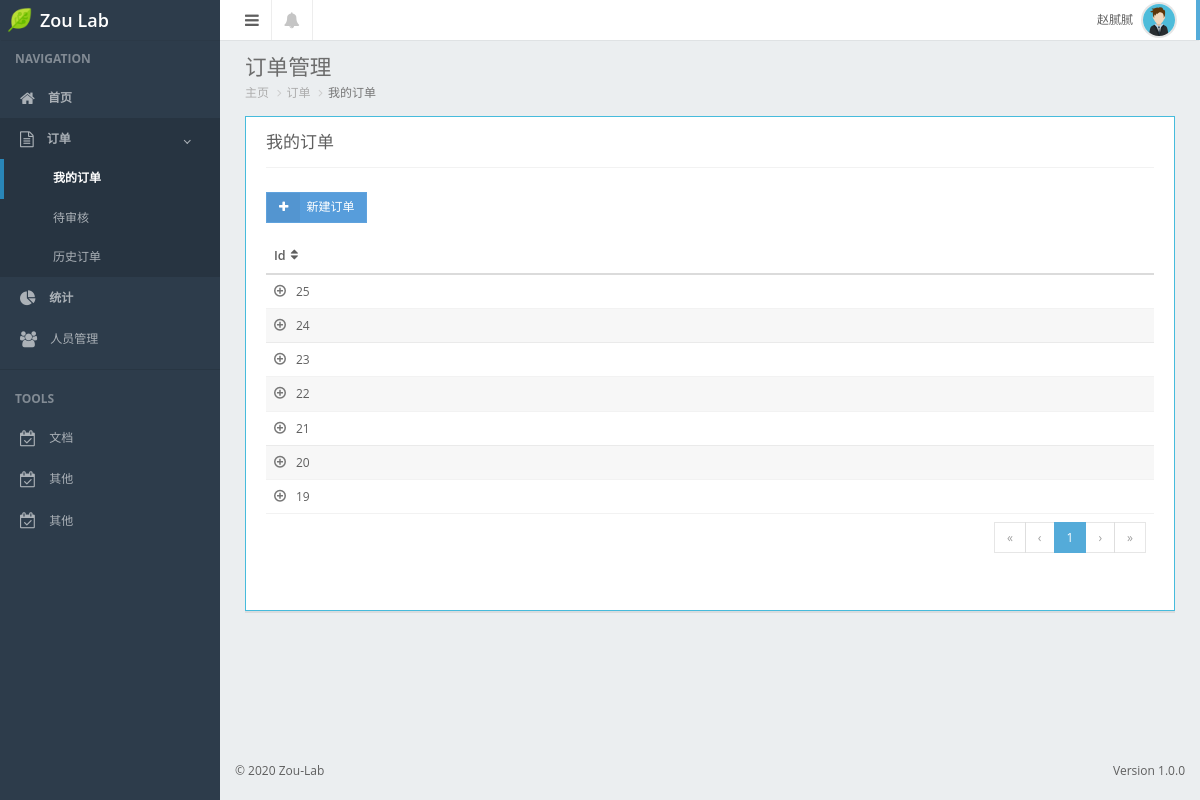
Page /order/myorder/ (signed in) on the earlier database version.
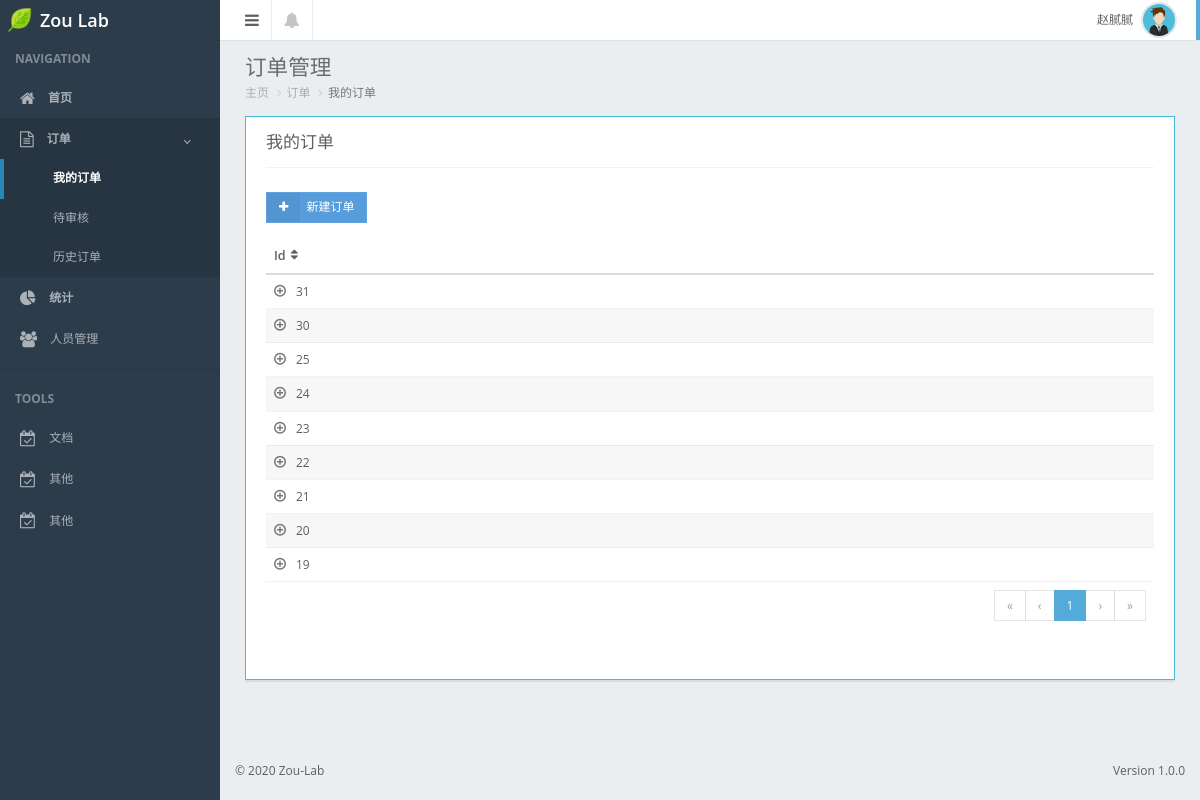
Same page on the later database version.
### web/models.py (models this page shows, shortened)
class Order(models.Model):
    objects = models.Manager()
    order_type_choices = (
        (0, "试剂购买"),
        (1, "引物合成"),
        (2, "测序"),
        (3, "其他"),
    )
    order_type = models.SmallIntegerField(choices=order_type_choices, default=0)
    company = models.CharField(max_length=64, blank=True, null=True)
    unit_price = models.DecimalField(max_digits=8, decimal_places=2)
    count = models.IntegerField()
    total_price = models.DecimalField(max_digits=8, decimal_places=2)
    create_date = models.DateTimeField(auto_now_add=True, verbose_name="创建日期")
    checked_date = models.DateTimeField(verbose_name="批准日期", blank=True, null=True)
    status_choices = (
        (0, "未提交"),
        (1, "待审核"),
        (2, "审核未通过"),
        (3, "已批准"),
    )
    status = models.SmallIntegerField(choices=status_choices, verbose_name="订单状态")
    user = models.ForeignKey("UserProfile", on_delete=models.SET_NULL, null=True)
    memo = models.TextField(verbose_name="备注", blank=True, null=True)
    detail = models.ForeignKey("GoodsDetail", on_delete=models.SET_NULL, null=True)
    bill_received = models.BooleanField(default=False)
    review = models.CharField(max_length=128, blank=True, null=True)
    class Meta:
        verbose_name = "订单"
        verbose_name_plural = "订单"

### web/views.py (the view)
# urls.py: path("order/myorder/", views.myorder),
@login_required
def myorder(request):
    cur_user_id = request.user.id
    cur_orders = models.Order.objects.filter(user_id=cur_user_id).order_by("create_date").reverse()
    order_type = "personal"
    return render(request, "web/orders.html", {"my_orders": cur_orders, "order_type": order_type})

### web/models.py (called while the page is built)
    def __str__(self):
        return "%s %s" % (self.name, self.brand)

### web/templatetags/tags.py (called while the page is built)
@register.simple_tag
def get_order_status(order_obj):
    html = '''
        <td><a href="{order_id}"><span class="label label-table {button}">{text}</span></a></td>
    '''
    status_dict = {
        0: ["未提交", "label-default"],
        1: ["待审核", "label-warning"],
        2: ["审核未通过", "label-danger"],
        3: ["已批准", "label-success"],
    }
    status = order_obj.status
    res = html.format(button=status_dict[status][1], text=status_dict[status][0], order_id=order_obj.id)
    return mark_safe(res)

@register.simple_tag
def get_create_date(order_obj):
    html = "<td><a href='{order_id}'>{time}</a></td>"
    create_date = order_obj.create_date
    time_toshow = create_date.strftime("%Y-%m-%d  %I:%M %p")
    res = html.format(time=time_toshow, order_id=order_obj.id)
    return mark_safe(res)

### templates/web/orders.html (shortened to what this page needs)
{% extends "web/index.html" %}
{% load tags %}
{% block content %}
<div class="" id="content-container">
    <div id="page-title">
        <h1 class="page-header text-overflow">订单管理</h1>
    </div>
    <ol class="breadcrumb">
        <li><a href="/">主页</a></li>
        <li><a href="#">订单</a></li>
        {% if order_type == "personal" %}
            <li class="active">我的订单</li>
        {% elif order_type == "unchecked" %}
            <li class="active">订单审核</li>
        {% elif order_type == "history" %}
            <li class="active">历史订单</li>
        {% endif %}
    </ol>
    <div id="page-content">
        <div class="panel panel-bordered-info">
            <div class="panel-heading">
            {% if order_type == "personal" %}
                <h3 class="panel-title">我的订单</h3>
            {% elif order_type == "unchecked" %}
                <h3 class="panel-title">订单审核</h3>
            {% elif order_type == "history" %}
                <h3 class="panel-title">历史订单</h3>
            {% endif %}
            </div>
            {% if order_type == "personal" %}
                {% include "web/my_orders_list.html" %}
            {% else %}
                {% include "web/unchecked_list.html" %}
            {% endif %}
        </div>
    </div>
</div>
{% endblock %}
{% block css %}
<link href="/static/plugins/fooTable/css/footable.core.css" rel="stylesheet">
{% endblock %}

### templates/web/my_orders_list.html (shortened to what this page needs)
{% load tags %}
<div class="panel-body">
    <div class="row">
        <div class="col-sm-6 text-xs-center">
            <div class="form-group">
                <a id="demo-btn-addrow" class="btn btn-primary btn-labeled fa fa-plus" href="create/">新建订单</a>
            </div>
        </div>
        <div class="col-sm-6 text-xs-center text-right">
        </div>
    </div>
    <table id="foo-filtering" class="table table-hover toggle-circle order-list" data-page-size="10">
        <thead>
            <tr>
                <th>Id</th>
            </tr>
        </thead>
        <tbody>
            {% for item in my_orders %}
            <tr class="footable-even" style="display: table-row;">
                <td><a href="{{ item.id }}">{{ item.id }}</a></td>
            </tr>
            {% endfor %}
        </tbody>
        <tfoot>
            <tr>
                <td colspan="7">
                    <div class="text-right">
                        <ul class="pagination"></ul>
                    </div>
                </td>
            </tr>
        </tfoot>
    </table>
</div>

Differences in the rows shown:
added Order: id "31"
added Order: id "30"
